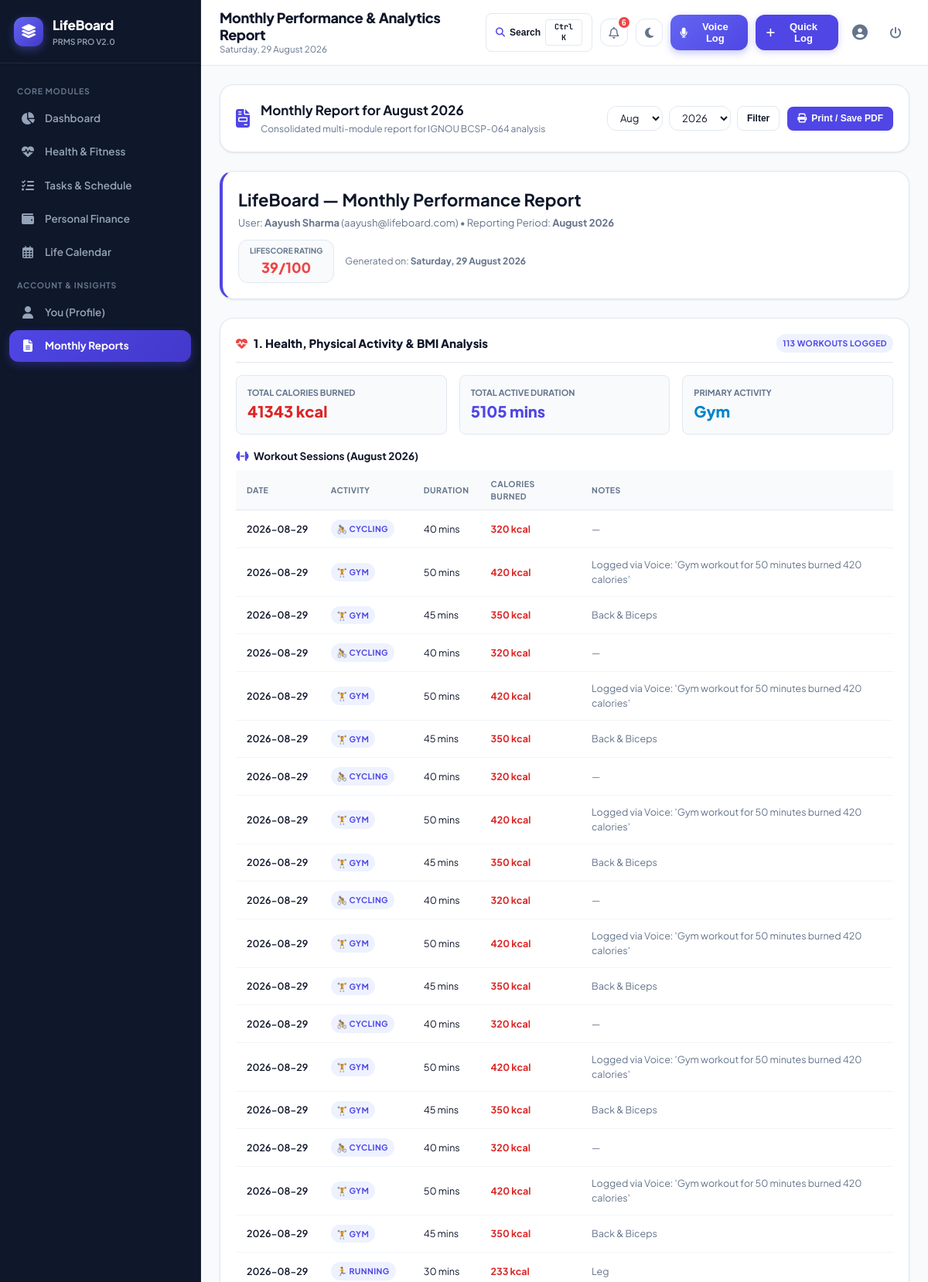
Screenshot of /reports (signed in, upper part) with the database file from the repository.
### tables this page shows
CREATE TABLE users (
        user_id INTEGER PRIMARY KEY AUTOINCREMENT,
        name VARCHAR(100) NOT NULL,
        email VARCHAR(150) NOT NULL UNIQUE,
        password_hash VARCHAR(256) NOT NULL,
        role VARCHAR(10) DEFAULT 'user',
        phone VARCHAR(20),
        age INTEGER,
        bio TEXT,
        created_at DATETIME DEFAULT CURRENT_TIMESTAMP
    );

CREATE TABLE workout_log (
        workout_id INTEGER PRIMARY KEY AUTOINCREMENT,
        user_id INTEGER NOT NULL,
        activity_type VARCHAR(50) NOT NULL,
        duration_mins INTEGER NOT NULL CHECK (duration_mins > 0),
        calories INTEGER NOT NULL CHECK (calories > 0),
        notes TEXT,
        log_date DATE NOT NULL,
        created_at DATETIME DEFAULT CURRENT_TIMESTAMP,
        FOREIGN KEY (user_id) REFERENCES users(user_id) ON DELETE CASCADE
    );

### app.py (the view)
@app.route('/reports')
@login_required
def reports():
    user_id = session['user_id']
    today = date.today()
    try:
        month = int(request.args.get('month', today.month))
        year = int(request.args.get('year', today.year))
    except ValueError:
        month = today.month
        year = today.year
    report_data = models.generate_monthly_report_data(user_id, month, year)
    return render_template('reports/index.html',
                           report=report_data,
                           selected_month=month,
                           selected_year=year)

### app.py (called while the page is built)
def login_required(f):
    @wraps(f)
    def decorated_function(*args, **kwargs):
        if 'user_id' not in session:
            flash('Please log in to access this page.', 'warning')
            return redirect(url_for('login', next=request.path))
        return f(*args, **kwargs)
    return decorated_function

@app.after_request
def add_security_headers(response):
    response.headers['Cache-Control'] = 'no-cache, no-store, must-revalidate, max-age=0'
    response.headers['Pragma'] = 'no-cache'
    response.headers['Expires'] = '0'
    return response

@app.context_processor
def inject_global_variables():
    current_user = None
    notifications = []
    if 'user_id' in session:
        current_user = models.get_user_by_id(session['user_id'])
        notifications = models.get_user_notifications(session['user_id'])
    return {
        'current_user': current_user,
        'notifications': notifications,
        'unread_notifications_count': len(notifications),
        'today_date': date.today().strftime('%A, %d %B %Y'),
        'current_year': date.today().year,
        'current_month': date.today().month,
        'now': datetime.now()
    }

### database.py (called while the page is built)
def get_db():
    conn = sqlite3.connect(DB_PATH)
    conn.row_factory = sqlite3.Row
    conn.execute("PRAGMA foreign_keys = ON;")
    return conn

### models.py (called while the page is built)
def get_user_by_id(user_id: int):
    conn = get_db()
    cursor = conn.cursor()
    cursor.execute("SELECT * FROM users WHERE user_id = ?", (user_id,))
    user = cursor.fetchone()
    conn.close()
    return user

def get_user_workouts(user_id: int, limit: int = None):
    conn = get_db()
    cursor = conn.cursor()
    if limit:
        cursor.execute("""
        SELECT * FROM workout_log
        WHERE user_id = ?
        ORDER BY log_date DESC, created_at DESC
        LIMIT ?
        """, (user_id, limit))
    else:
        cursor.execute("""
        SELECT * FROM workout_log
        WHERE user_id = ?
        ORDER BY log_date DESC, created_at DESC
        """, (user_id,))
    workouts = cursor.fetchall()
    conn.close()
    return workouts

### templates/reports/index.html (shortened to what this page needs)
{% extends "base.html" %}
{% block page_title %}Monthly Performance & Analytics Report{% endblock %}
{% block content %}
<div class="card no-print" style="margin-bottom: 24px;">
  <div style="display: flex; justify-content: space-between; align-items: center; flex-wrap: wrap; gap: 16px;">
    <div style="display: flex; align-items: center; gap: 14px;">
      <i class="fa-solid fa-file-invoice" style="font-size: 24px; color: var(--primary);"></i>
      <div>
        <h3 style="font-size: 17px; margin-bottom: 2px;">Monthly Report for {{ report.month_name }}</h3>
        <p style="font-size: 12px; color: var(--text-muted);">Consolidated multi-module report for IGNOU BCSP-064 analysis</p>
      </div>
    </div>
    <div style="display: flex; gap: 10px; align-items: center;">
      <form action="{{ url_for('reports') }}" method="GET" style="display: flex; gap: 8px; margin: 0;">
        <select name="month" class="form-control" style="width: auto; padding: 6px 12px; font-size: 13px;">
          {% for m in range(1, 13) %}
          <option value="{{ m }}" {% if m == selected_month %}selected{% endif %}>
            {{ ['Jan','Feb','Mar','Apr','May','Jun','Jul','Aug','Sep','Oct','Nov','Dec'][m-1] }}
          </option>
          {% endfor %}
        </select>
        <select name="year" class="form-control" style="width: auto; padding: 6px 12px; font-size: 13px;">
          {% for y in range(current_year - 1, current_year + 2) %}
          <option value="{{ y }}" {% if y == selected_year %}selected{% endif %}>{{ y }}</option>
          {% endfor %}
        </select>
        <button type="submit" class="btn btn-secondary btn-sm">Filter</button>
      </form>
      <button class="btn btn-primary btn-sm btn-print" onclick="window.print()">
        <i class="fa-solid fa-print"></i> Print / Save PDF
      </button>
    </div>
  </div>
</div>
<div class="printable-report" style="display: flex; flex-direction: column; gap: 24px;">
  <div class="card" style="border-left: 4px solid var(--primary);">
    <div style="display: flex; justify-content: space-between; align-items: center; flex-wrap: wrap; gap: 12px;">
      <div>
        <h2 style="font-size: 22px; margin-bottom: 4px; color: var(--text-main);">LifeBoard — Monthly Performance Report</h2>
        <div style="font-size: 13px; color: var(--text-muted);">
          User: <strong>{{ session.get('name') }}</strong> ({{ session.get('email') }}) • Reporting Period: <strong>{{ report.month_name }}</strong>
        </div>
      </div>
      <div style="display: flex; align-items: center; gap: 14px;">
        {% if report.lifescore %}
        <div style="background: var(--bg-app); border: 1px solid var(--border-color); border-radius: var(--radius-md); padding: 6px 14px; text-align: center;">
          <div style="font-size: 10px; font-weight: 700; color: var(--text-muted); text-transform: uppercase;">LifeScore Rating</div>
          <div style="font-size: 18px; font-weight: 800; color: {{ report.lifescore.color }};">{{ report.lifescore.score }}/100</div>
        </div>
        {% endif %}
        <div style="text-align: right; font-size: 12px; color: var(--text-muted);">
          Generated on: <strong>{{ today_date }}</strong>
        </div>
      </div>
    </div>
  </div>
  <div class="card">
    <div class="card-header" style="border-bottom: 1px solid var(--border-color); padding-bottom: 12px;">
      <h3 class="card-title">
        <i class="fa-solid fa-heart-pulse" style="color: #ef4444;"></i>
        <span>1. Health, Physical Activity & BMI Analysis</span>
      </h3>
      <span class="badge badge-primary">{{ report.health.workouts_count }} Workouts Logged</span>
    </div>
    <div class="grid-3" style="margin-top: 14px; margin-bottom: 18px;">
      <div style="background: var(--bg-app); padding: 14px; border-radius: var(--radius-sm); border: 1px solid var(--border-color);">
        <div style="font-size: 11px; font-weight: 700; color: var(--text-muted); text-transform: uppercase;">Total Calories Burned</div>
        <div style="font-size: 20px; font-weight: 800; color: #dc2626;">{{ report.health.total_calories }} kcal</div>
      </div>
      <div style="background: var(--bg-app); padding: 14px; border-radius: var(--radius-sm); border: 1px solid var(--border-color);">
        <div style="font-size: 11px; font-weight: 700; color: var(--text-muted); text-transform: uppercase;">Total Active Duration</div>
        <div style="font-size: 20px; font-weight: 800; color: var(--primary);">{{ report.health.total_duration_mins }} mins</div>
      </div>
      <div style="background: var(--bg-app); padding: 14px; border-radius: var(--radius-sm); border: 1px solid var(--border-color);">
        <div style="font-size: 11px; font-weight: 700; color: var(--text-muted); text-transform: uppercase;">Primary Activity</div>
        <div style="font-size: 20px; font-weight: 800; color: #0284c7;">{{ report.health.top_activity }}</div>
      </div>
    </div>
    <h4 style="font-size: 13.5px; margin-bottom: 8px; color: var(--text-main); font-weight: 700;">
      <i class="fa-solid fa-dumbbell" style="color: var(--primary); margin-right: 6px;"></i>Workout Sessions ({{ report.month_name }})
    </h4>
    {% if report.health.workouts %}
    <div class="table-responsive" style="margin-bottom: 18px;">
      <table class="table-custom" style="font-size: 12.5px;">
        <thead>
          <tr>
            <th>Date</th>
            <th>Activity</th>
            <th>Duration</th>
            <th>Calories Burned</th>
            <th>Notes</th>
          </tr>
        </thead>
        <tbody>
          {% for w in report.health.workouts %}
          <tr>
            <td style="font-weight: 600; white-space: nowrap;">{{ w.log_date }}</td>
            <td>
              <span class="badge badge-primary">
                {% if w.activity_type == 'Gym' %}🏋️ Gym
                {% elif w.activity_type == 'Running' %}🏃 Running
                {% elif w.activity_type == 'Cycling' %}🚴 Cycling
                {% elif w.activity_type == 'Swimming' %}🏊 Swimming
                {% elif w.activity_type == 'Yoga' %}🧘 Yoga
                {% else %}⚡ {{ w.activity_type }}
                {% endif %}
              </span>
            </td>
            <td>{{ w.duration_mins }} mins</td>
            <td style="font-weight: 700; color: #dc2626;">{{ w.calories }} kcal</td>
            <td style="color: var(--text-muted);">{{ w.notes or '—' }}</td>
          </tr>
          {% endfor %}
        </tbody>
      </table>
    </div>
    {% else %}
    <p style="font-size: 12.5px; color: var(--text-muted); margin-bottom: 16px;">No workout sessions logged in this period.</p>
    {% endif %}
  </div>
</div>
{% endblock %}

### static/css/style.css (style rules this page uses)
:root { --primary: #4f46e5; --primary-hover: #4338ca; --primary-light: #eef2ff; --primary-border: #c7d2fe; --secondary: #0284c7; --secondary-light: #e0f2fe; --success: #10b981; --success-light: #ecfdf5; --success-border: #a7f3d0; --warning: #f59e0b; --warning-light: #fffbeb; --warning-border: #fde68a; --danger: #ef4444; --danger-light: #fef2f2; --danger-border: #fecaca; --bg-app: #f8fafc; --bg-card: #ffffff; --bg-sidebar: #0f172a; --bg-sidebar-hover: #1e293b; --bg-sidebar-active: #312e81; --text-main: #0f172a; --text-muted: #64748b; --text-light: #94a3b8; --text-sidebar: #cbd5e1; --border-color: #e2e8f0; --border-light: #f1f5f9; --shadow-xs: 0 1px 2px rgba(0, 0, 0, 0.04); --shadow-sm: 0 1px 3px rgba(0, 0, 0, 0.06), 0 1px 2px rgba(0, 0, 0, 0.04); --shadow-md: 0 4px 6px -1px rgba(0, 0, 0, 0.07), 0 2px 4px -1px rgba(0, 0, 0, 0.04); --shadow-lg: 0 10px 15px -3px rgba(0, 0, 0, 0.08), 0 4px 6px -2px rgba(0, 0, 0, 0.04); --shadow-xl: 0 20px 25px -5px rgba(0, 0, 0, 0.1), 0 10px 10px -5px rgba(0, 0, 0, 0.04); --radius-sm: 8px; --radius-md: 12px; --radius-lg: 18px; --radius-full: 9999px; --transition: all 0.2s cubic-bezier(0.4, 0, 0.2, 1); }
*, *::before, *::after { box-sizing: border-box; margin: 0; padding: 0; -webkit-tap-highlight-color: transparent; }
html { font-size: 15px; scroll-behavior: smooth; height: 100%; }
body { font-family: 'Plus Jakarta Sans', -apple-system, BlinkMacSystemFont, "Segoe UI", Roboto, sans-serif; background-color: var(--bg-app); color: var(--text-main); line-height: 1.5; min-height: 100%; overflow-x: hidden; width: 100%; position: relative; text-rendering: optimizeLegibility; -webkit-font-smoothing: antialiased; }
.card { background-color: var(--bg-card); border-radius: var(--radius-lg); border: 1px solid var(--border-color); box-shadow: var(--shadow-sm); padding: 20px; transition: var(--transition); width: 100%; }
.card-header { display: flex; align-items: center; justify-content: space-between; margin-bottom: 16px; flex-wrap: wrap; gap: 10px; }
.card-title { font-size: 15px; font-weight: 800; display: flex; align-items: center; gap: 8px; color: var(--text-main); }
.card-title i { color: var(--primary); }
.grid-3 { display: grid; grid-template-columns: repeat(3, 1fr); gap: 16px; margin-bottom: 20px; width: 100%; }
.badge { display: inline-flex; align-items: center; gap: 4px; padding: 4px 8px; border-radius: var(--radius-full); font-size: 10.5px; font-weight: 700; text-transform: uppercase; letter-spacing: 0.4px; }
.badge-primary { background: var(--primary-light); color: var(--primary); }
.table-responsive { width: 100%; overflow-x: auto; -webkit-overflow-scrolling: touch; }
.table-custom { width: 100%; border-collapse: separate; border-spacing: 0; font-size: 13px; }
.table-custom th { background-color: var(--bg-app); color: var(--text-muted); font-weight: 700; text-transform: uppercase; font-size: 10.5px; letter-spacing: 0.5px; padding: 10px 14px; border-bottom: 1px solid var(--border-color); text-align: left; }
.table-custom td { padding: 12px 14px; border-bottom: 1px solid var(--border-light); color: var(--text-main); vertical-align: middle; }
.btn { display: inline-flex; align-items: center; justify-content: center; gap: 6px; padding: 8px 16px; font-size: 13px; font-weight: 600; border-radius: var(--radius-md); border: 1px solid transparent; cursor: pointer; transition: var(--transition); line-height: 1.4; }
.btn-primary { background-color: var(--primary); color: #ffffff; }
.btn-secondary { background-color: var(--bg-card); border-color: var(--border-color); color: var(--text-main); }
.btn-sm { padding: 6px 12px; font-size: 12px; border-radius: var(--radius-sm); }
.form-control { width: 100%; padding: 11px 14px; font-size: 15px; font-family: inherit; color: var(--text-main); background-color: var(--bg-card); border: 1px solid var(--border-color); border-radius: var(--radius-md); transition: var(--transition); }

### rows the page displays
users: get "Aayush Sharma", get "aayush@lifeboard.com"
workout_log: log_date "2026-08-29", activity_type "🚴 CYCLING", duration_mins "40", calories "320", notes "—"
workout_log: log_date "2026-08-29", activity_type "🏋️ GYM", duration_mins "50", calories "420", notes "Logged via Voice: 'Gym workout for 50 minutes burned 420 calories'"
workout_log: log_date "2026-08-29", activity_type "🏋️ GYM", duration_mins "45", calories "350", notes "Back & Biceps"
workout_log: log_date "2026-08-29", activity_type "🚴 CYCLING", duration_mins "40", calories "320", notes "—"
workout_log: log_date "2026-08-29", activity_type "🏋️ GYM", duration_mins "50", calories "420", notes "Logged via Voice: 'Gym workout for 50 minutes burned 420 calories'"
workout_log: log_date "2026-08-29", activity_type "🏋️ GYM", duration_mins "45", calories "350", notes "Back & Biceps"
workout_log: log_date "2026-08-29", activity_type "🚴 CYCLING", duration_mins "40", calories "320", notes "—"
workout_log: log_date "2026-08-29", activity_type "🏋️ GYM", duration_mins "50", calories "420", notes "Logged via Voice: 'Gym workout for 50 minutes burned 420 calories'"
workout_log: log_date "2026-08-29", activity_type "🏋️ GYM", duration_mins "45", calories "350", notes "Back & Biceps"
workout_log: log_date "2026-08-29", activity_type "🚴 CYCLING", duration_mins "40", calories "320", notes "—"
workout_log: log_date "2026-08-29", activity_type "🏋️ GYM", duration_mins "50", calories "420", notes "Logged via Voice: 'Gym workout for 50 minutes burned 420 calories'"
workout_log: log_date "2026-08-29", activity_type "🏋️ GYM", duration_mins "45", calories "350", notes "Back & Biceps"
workout_log: log_date "2026-08-29", activity_type "🚴 CYCLING", duration_mins "40", calories "320", notes "—"
workout_log: log_date "2026-08-29", activity_type "🏋️ GYM", duration_mins "50", calories "420", notes "Logged via Voice: 'Gym workout for 50 minutes burned 420 calories'"
workout_log: log_date "2026-08-29", activity_type "🏋️ GYM", duration_mins "45", calories "350", notes "Back & Biceps"
workout_log: log_date "2026-08-29", activity_type "🚴 CYCLING", duration_mins "40", calories "320", notes "—"
workout_log: log_date "2026-08-29", activity_type "🏋️ GYM", duration_mins "50", calories "420", notes "Logged via Voice: 'Gym workout for 50 minutes burned 420 calories'"
workout_log: log_date "2026-08-29", activity_type "🏋️ GYM", duration_mins "45", calories "350", notes "Back & Biceps"
workout_log: log_date "2026-08-29", activity_type "🏃 RUNNING", duration_mins "30", calories "233", notes "Leg"

### other values shown
{{ unread_notifications_count }} "6"
{{ report.month_name }} "August 2026"
{{ report.lifescore.score }} "39"
{{ report.health.workouts_count }} "113"
{{ report.health.total_calories }} "41343"
{{ report.health.total_duration_mins }} "5105"
{{ report.health.top_activity }} "Gym"
form field month "Aug"
form field year "2026"
